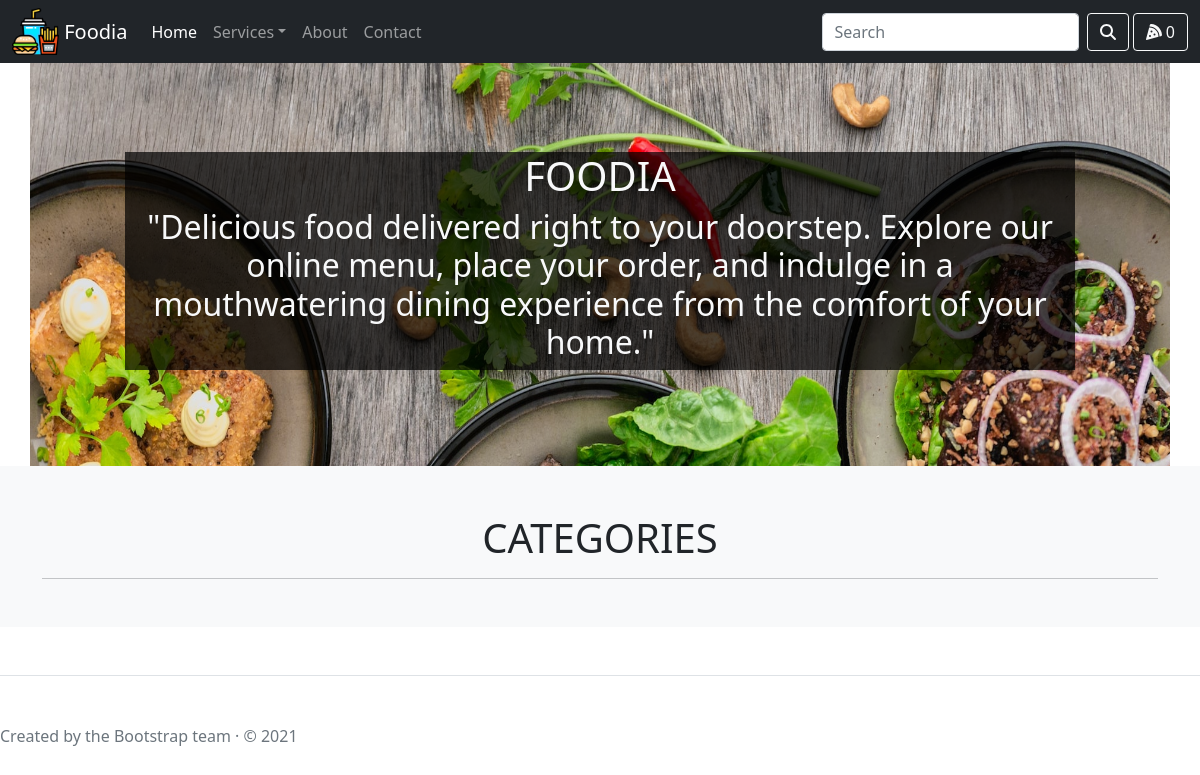
Before: /foodStuff/ with the older database file.
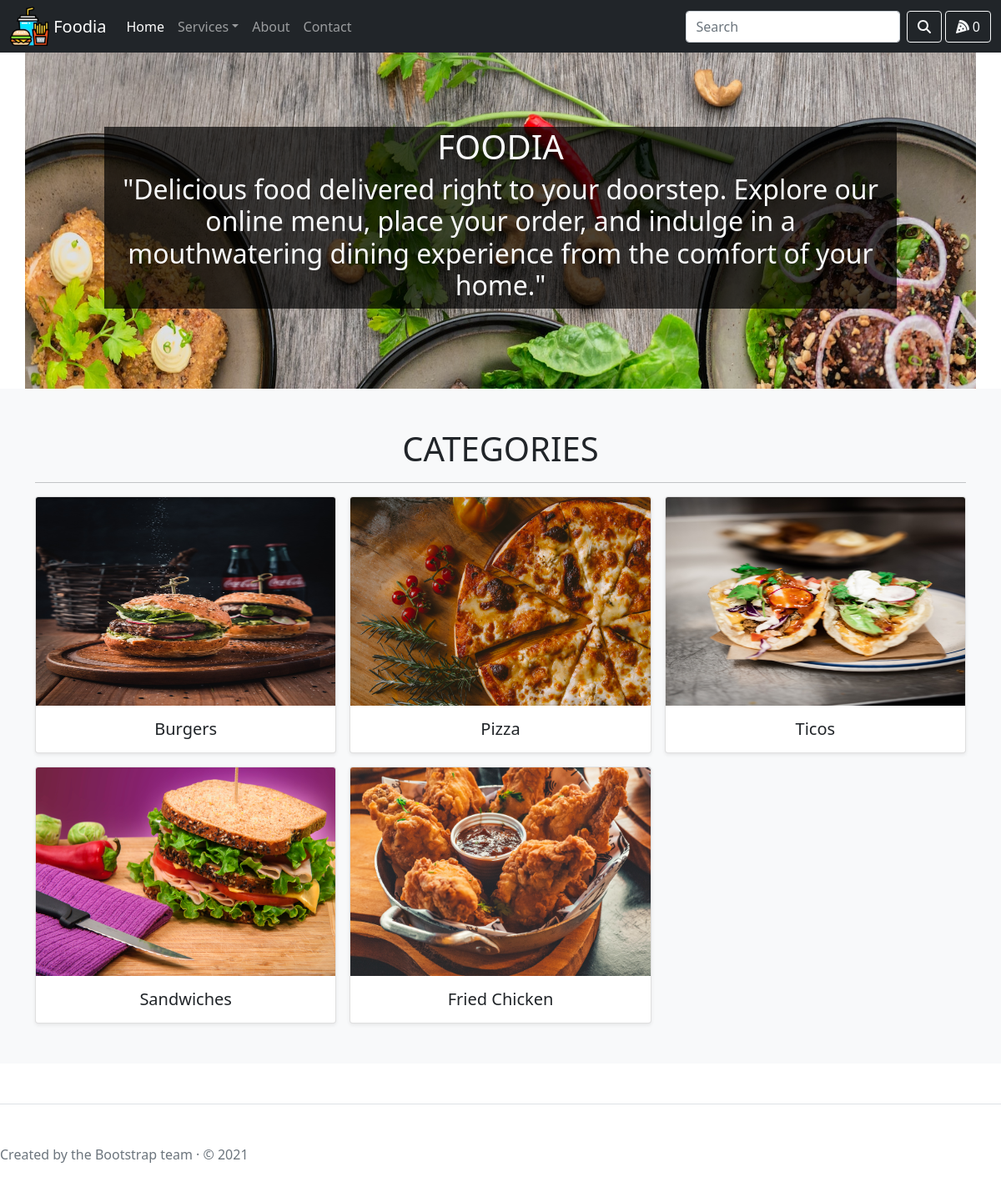
After: the same page with the newer database file.
### foodStuff/models.py (models this page shows, shortened)
class FoodCategory(BaseModel):
    categoryName = models.CharField(max_length=100)
    categoryImage = models.ImageField(upload_to="Category")

### foodStuff/views.py (the view)
# urls.py: path('',views.index,name="homeFoodStuff"),
def index(request):
    allData = FoodCategory.objects.all()
    return render(request,"foodStuff/index.html",{'foodProduct':allData} )

### template/foodStuff/index.html (shortened to what this page needs)
{% extends 'base.html' %}
{% block body %}
<main>
    <section class="py-5 text-center container" style="background-image: url('../static/img/food_unsplash.jpg');background-size: 100% 220%;">
      <div class="row py-lg-5">
        <div class="col-lg-10 col-md-10 mx-auto" style="background-color:rgba(0, 0, 0, 0.7);">
          <h1 class="text-light">FOODIA</h1>
          <h2 class="text-light">"Delicious food delivered right to your doorstep. Explore our online menu, place your order, and indulge in a mouthwatering dining experience from the comfort of your home."</h2>
        </div>
      </div>
    </section>
    <div class="album py-5 bg-light">
      <div class="container">
  <h1 class="text-center">CATEGORIES</h1>
  <hr>
        <div class="row row-cols-1 row-cols-sm-2 row-cols-md-3 g-3">
          {% if foodProduct %}
          {% for product in foodProduct  %}
          <a href="/foodStuff/productFoodStuff/{{product.uid}}" class="text-dark" style="text-decoration: none;">
          <div class="col">
            <div class="card shadow-sm">
              <img class="bd-placeholder-img card-img-top" width="100%" height="250px" src="/media/{{product.categoryImage}}">
              <div class="card-body">
                <h5 class="card-text text-center">{{product.categoryName}}</5>
              </div>
            </div>
          </div></a>
          {% endfor %}
          {% endif %}
        </div>
      </div>
    </div>
  </main>
{% endblock body %}

### template/base.html (shortened to what this page needs)
{% load static %}
<!DOCTYPE html>
<html lang="en">
<head>
<link href="{% static 'css/bootstrap.min.css' %}" rel="stylesheet">
<link href="{% static 'css/all.min.css' %}" rel="stylesheet">
</head>
<body>
        <nav class="navbar navbar-expand-md navbar-dark fixed-top bg-dark">
            <div class="container-fluid"><img src="{% static 'img/fast-food.png' %}" class="img-fluid" width="4%" height="4%">
              <a class="navbar-brand" href="/foodStuff">&nbsp;Foodia</a>
              <div class="collapse navbar-collapse" id="navbarCollapse">
                <ul class="navbar-nav me-auto mb-2 mb-md-0">
                  <li class="nav-item">
                    <a class="nav-link active" aria-current="page" href="/foodStuff">Home</a>
                  </li>
                  <li class="nav-item dropdown">
                    <a class="nav-link dropdown-toggle" href="#" id="dropdown01" data-bs-toggle="dropdown" aria-expanded="false">Services</a>
                  </li>
                  <li class="nav-item">
                    <a class="nav-link" href="/foodStuff/about">About</a>
                  </li>
                  <li class="nav-item">
                    <a class="nav-link" href="/foodStuff/contact">Contact</a>
                  </li>
                </ul>
                <form class="d-flex" method="get" action="{% url 'foodSearch' %}">
                    <input class="form-control me-2" type="search" name="foodProductSearch" placeholder="Search" aria-label="Search" required>
                    <button class="btn btn-outline-light"  type="submit"  ><i class="fas fa-search"></i></button>
                  </form>
                  <button class="btn btn-outline-light" onclick="window.location.href='/foodStuff/foodCart'">
                    <span class="fas fa-pizza-slice">
                  </span>
                  {% if request.session.quantity %}
                  {{request.session.quantity}}
                    {% else %}
                    0
                  {% endif %}
                  </button>
              </div>
            </div>
          </nav>
    {% block body %}{% endblock body %}
            <footer class="pt-5 my-5 text-muted border-top">
                Created by the Bootstrap team &middot; &copy; 2021
            </footer>
    </body>
</html>

### template/base.html (style rules this page uses)
body { padding-top: 3.5rem; }
.bd-placeholder-img { font-size: 1.125rem; text-anchor: middle; -webkit-user-select: none; -moz-user-select: none; user-select: none; }

Changed rows visible on the page:
added FoodCategory: categoryImage (picture), categoryName "Burgers"
added FoodCategory: categoryImage (picture), categoryName "Pizza"
added FoodCategory: categoryImage (picture), categoryName "Ticos"
added FoodCategory: categoryImage (picture), categoryName "Sandwiches"
added FoodCategory: categoryImage (picture), categoryName "Fried Chicken"
